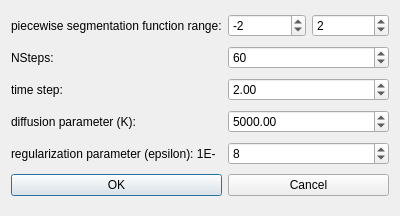
<?xml version="1.0" encoding="UTF-8"?>
<ui version="4.0">
 <class>segmentDialog</class>
 <widget class="QDialog" name="segmentDialog">
  <property name="geometry">
   <rect>
    <x>0</x>
    <y>0</y>
    <width>400</width>
    <height>216</height>
   </rect>
  </property>
  <property name="windowTitle">
   <string>Segment (SUBSURF)</string>
  </property>
  <layout class="QGridLayout" name="gridLayout">
   <item row="2" column="0">
    <widget class="QLabel" name="label_2">
     <property name="text">
      <string>time step:</string>
     </property>
    </widget>
   </item>
   <item row="4" column="0">
    <widget class="QLabel" name="label_4">
     <property name="text">
      <string>regularization parameter (epsilon): 1E-</string>
     </property>
    </widget>
   </item>
   <item row="5" column="0">
    <widget class="QPushButton" name="okButton">
     <property name="text">
      <string>OK</string>
     </property>
    </widget>
   </item>
   <item row="5" column="1">
    <widget class="QPushButton" name="cancelButton">
     <property name="text">
      <string>Cancel</string>
     </property>
    </widget>
   </item>
   <item row="3" column="0">
    <widget class="QLabel" name="label_3">
     <property name="text">
      <string>diffusion parameter (K):</string>
     </property>
    </widget>
   </item>
   <item row="3" column="1">
    <widget class="QDoubleSpinBox" name="diffParamSpinBox">
     <property name="maximum">
      <double>10000.000000000000000</double>
     </property>
     <property name="singleStep">
      <double>0.010000000000000</double>
     </property>
     <property name="value">
      <double>5000.000000000000000</double>
     </property>
    </widget>
   </item>
   <item row="4" column="1">
    <widget class="QSpinBox" name="epsilonSpinBox">
     <property name="minimum">
      <number>0</number>
     </property>
     <property name="maximum">
      <number>12</number>
     </property>
     <property name="value">
      <number>8</number>
     </property>
    </widget>
   </item>
   <item row="1" column="1">
    <widget class="QSpinBox" name="nStepsSpinBox">
     <property name="minimum">
      <number>1</number>
     </property>
     <property name="maximum">
      <number>200</number>
     </property>
     <property name="value">
      <number>60</number>
     </property>
    </widget>
   </item>
   <item row="2" column="1">
    <widget class="QDoubleSpinBox" name="timeStepSpinBox">
     <property name="minimum">
      <double>0.010000000000000</double>
     </property>
     <property name="maximum">
      <double>100.000000000000000</double>
     </property>
     <property name="singleStep">
      <double>0.010000000000000</double>
     </property>
     <property name="value">
      <double>2.000000000000000</double>
     </property>
    </widget>
   </item>
   <item row="1" column="0">
    <widget class="QLabel" name="label">
     <property name="text">
      <string>NSteps:</string>
     </property>
    </widget>
   </item>
   <item row="0" column="0">
    <widget class="QLabel" name="label_5">
     <property name="text">
      <string>piecewise segmentation function range:</string>
     </property>
    </widget>
   </item>
   <item row="0" column="1">
    <layout class="QHBoxLayout" name="horizontalLayout">
     <item>
      <widget class="QSpinBox" name="uMinSpinBox">
       <property name="minimum">
        <number>-255</number>
       </property>
       <property name="maximum">
        <number>0</number>
       </property>
       <property name="value">
        <number>-2</number>
       </property>
      </widget>
     </item>
     <item>
      <widget class="QSpinBox" name="uMaxSpinBox">
       <property name="minimum">
        <number>1</number>
       </property>
       <property name="maximum">
        <number>255</number>
       </property>
       <property name="value">
        <number>2</number>
       </property>
      </widget>
     </item>
    </layout>
   </item>
  </layout>
 </widget>
 <resources/>
 <connections>
  <connection>
   <sender>okButton</sender>
   <signal>clicked()</signal>
   <receiver>segmentDialog</receiver>
   <slot>accept()</slot>
   <hints>
    <hint type="sourcelabel">
     <x>278</x>
     <y>253</y>
    </hint>
    <hint type="destinationlabel">
     <x>96</x>
     <y>254</y>
    </hint>
   </hints>
  </connection>
  <connection>
   <sender>cancelButton</sender>
   <signal>clicked()</signal>
   <receiver>segmentDialog</receiver>
   <slot>reject()</slot>
   <hints>
    <hint type="sourcelabel">
     <x>369</x>
     <y>253</y>
    </hint>
    <hint type="destinationlabel">
     <x>179</x>
     <y>282</y>
    </hint>
   </hints>
  </connection>
 </connections>
</ui>
